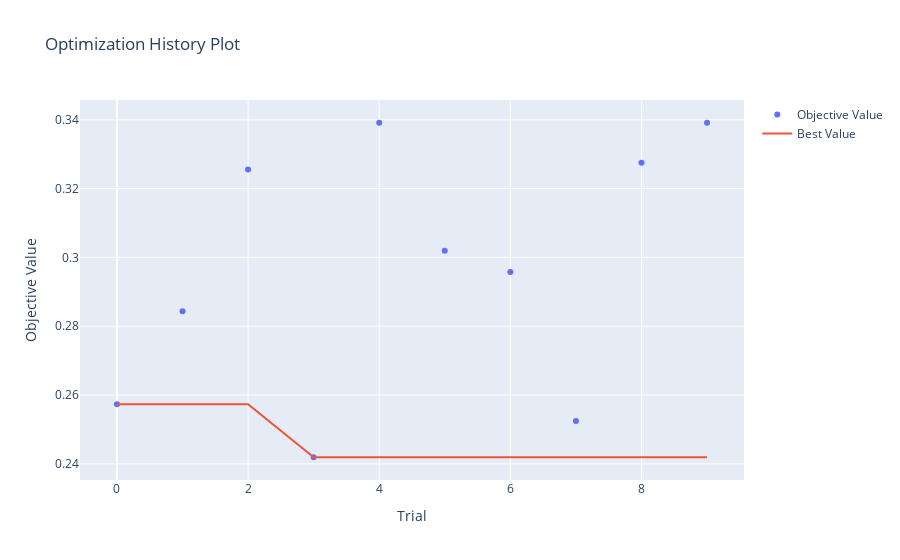
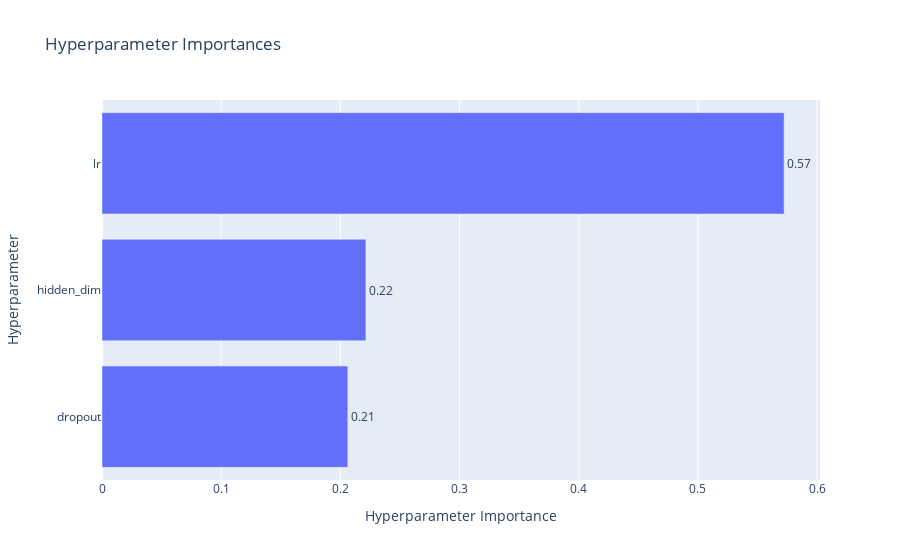
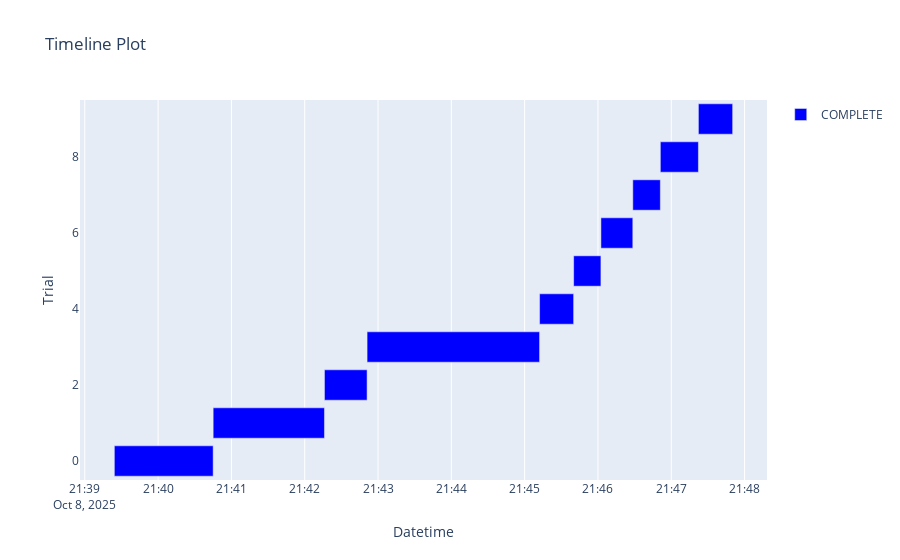
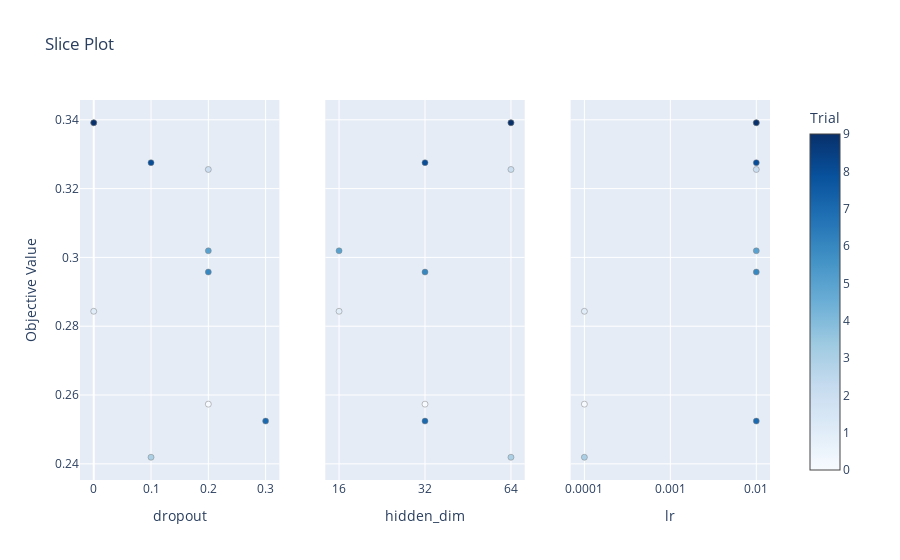

Source (notebook cell) for these figures, in order:
### Code cell
# For darts
plot_optimization_history(study).show() 
plot_param_importances(study).show()    
plot_timeline(study).show() 
plot_slice(study).show()

### Figure 1 — Plotly figure (JSON) as saved in the notebook; plotly's stock layout.template omitted (floating-point values rounded to 4 significant figures)
{"data": [{"mode": "markers", "name": "Objective Value", "type": "scatter", "x": [0, 1, 2, 3, 4, 5, 6, 7, 8, 9], "y": [0.2573, 0.2843, 0.3256, 0.2419, 0.3391, 0.3019, 0.2957, 0.2524, 0.3275, 0.3391]}, {"mode": "lines", "name": "Best Value", "type": "scatter", "x": [0, 1, 2, 3, 4, 5, 6, 7, 8, 9], "y": [0.2573, 0.2573, 0.2573, 0.2419, 0.2419, 0.2419, 0.2419, 0.2419, 0.2419, 0.2419]}, {"marker": {"color": "#cccccc"}, "mode": "markers", "name": "Infeasible Trial", "showlegend": false, "type": "scatter", "x": [], "y": []}], "layout": {"title": {"text": "Optimization History Plot"}, "xaxis": {"title": {"text": "Trial"}}, "yaxis": {"title": {"text": "Objective Value"}}}}

### Figure 2 — Plotly figure (JSON) as saved in the notebook; plotly's stock layout.template omitted (floating-point values rounded to 4 significant figures)
{"data": [{"cliponaxis": false, "hovertemplate": ["dropout (FloatDistribution): 0.2062391354148144<extra></extra>", "hidden_dim (CategoricalDistribution): 0.22143943582248773<extra></extra>", "lr (CategoricalDistribution): 0.5723214287626978<extra></extra>"], "name": "Objective Value", "orientation": "h", "text": ["0.21", "0.22", "0.57"], "textposition": "outside", "type": "bar", "x": [0.2062, 0.2214, 0.5723], "y": ["dropout", "hidden_dim", "lr"]}], "layout": {"title": {"text": "Hyperparameter Importances"}, "xaxis": {"title": {"text": "Hyperparameter Importance"}}, "yaxis": {"title": {"text": "Hyperparameter"}}}}

### Figure 3 — Plotly figure (JSON) as saved in the notebook; plotly's stock layout.template omitted (floating-point values rounded to 4 significant figures)
{"data": [{"base": ["2025-10-08T21:39:24.193566", "2025-10-08T21:40:45.068621", "2025-10-08T21:42:16.157486", "2025-10-08T21:42:51.048915", "2025-10-08T21:45:12.224650", "2025-10-08T21:45:40.101973", "2025-10-08T21:46:02.429075", "2025-10-08T21:46:28.518632", "2025-10-08T21:46:51.068372", "2025-10-08T21:47:22.217895"], "hovertemplate": "%{text}<extra>COMPLETE</extra>", "marker": {"color": "blue"}, "name": "COMPLETE", "orientation": "h", "text": ["{<br>  \"number\": 0,<br>  \"values\": [<br>    0.2573452591896057<br>  ],<br>  \"params\": {<br>    \"hidden_dim\": 32,<br>    \"dropout\": 0.2,<br>    \"lr\": 0.0001<br>  }<br>}", "{<br>  \"number\": 1,<br>  \"values\": [<br>    0.28433629870414734<br>  ],<br>  \"params\": {<br>    \"hidden_dim\": 16,<br>    \"dropout\": 0.0,<br>    \"lr\": 0.0001<br>  }<br>}", "{<br>  \"number\": 2,<br>  \"values\": [<br>    0.3255566358566284<br>  ],<br>  \"params\": {<br>    \"hidden_dim\": 64,<br>    \"dropout\": 0.2,<br>    \"lr\": 0.01<br>  }<br>}", "{<br>  \"number\": 3,<br>  \"values\": [<br>    0.24191126227378845<br>  ],<br>  \"params\": {<br>    \"hidden_dim\": 64,<br>    \"dropout\": 0.1,<br>    \"lr\": 0.0001<br>  }<br>}", "{<br>  \"number\": 4,<br>  \"values\": [<br>    0.33913829922676086<br>  ],<br>  \"params\": {<br>    \"hidden_dim\": 64,<br>    \"dropout\": 0.0,<br>    \"lr\": 0.01<br>  }<br>}", "{<br>  \"number\": 5,<br>  \"values\": [<br>    0.30191871523857117<br>  ],<br>  \"params\": {<br>    \"hidden_dim\": 16,<br>    \"dropout\": 0.2,<br>    \"lr\": 0.01<br>  }<br>}", "{<br>  \"number\": 6,<br>  \"values\": [<br>    0.2957439124584198<br>  ],<br>  \"params\": {<br>    \"hidden_dim\": 32,<br>    \"dropout\": 0.2,<br>    \"lr\": 0.01<br>  }<br>}", "{<br>  \"number\": 7,<br>  \"values\": [<br>    0.25242865085601807<br>  ],<br>  \"params\": {<br>    \"hidden_dim\": 32,<br>    \"dropout\": 0.3,<br>    \"lr\": 0.01<br>  }<br>}", "{<br>  \"number\": 8,<br>  \"values\": [<br>    0.327534556388855<br>  ],<br>  \"params\": {<br>    \"hidden_dim\": 32,<br>    \"dropout\": 0.1,<br>    \"lr\": 0.01<br>  }<br>}", "{<br>  \"number\": 9,<br>  \"values\": [<br>    0.33913829922676086<br>  ],<br>  \"params\": {<br>    \"hidden_dim\": 64,<br>    \"dropout\": 0.0,<br>    \"lr\": 0.01<br>  }<br>}"], "textposition": "none", "type": "bar", "x": [80870.0, 91090.0, 34890.0, 141200.0, 27880.0, 22330.0, 26090.0, 22550.0, 31150.0, 28020.0], "y": [0, 1, 2, 3, 4, 5, 6, 7, 8, 9]}], "layout": {"showlegend": true, "title": {"text": "Timeline Plot"}, "xaxis": {"title": {"text": "Datetime"}, "type": "date"}, "yaxis": {"title": {"text": "Trial"}}}}

### Figure 4 — Plotly figure (JSON) as saved in the notebook; plotly's stock layout.template omitted (floating-point values rounded to 4 significant figures)
{"data": [{"marker": {"color": [0, 1, 2, 3, 4, 5, 6, 7, 8, 9], "colorbar": {"title": {"text": "Trial"}, "x": 1, "xpad": 40}, "colorscale": [[0, "rgb(247,251,255)"], [0.125, "rgb(222,235,247)"], [0.25, "rgb(198,219,239)"], [0.375, "rgb(158,202,225)"], [0.5, "rgb(107,174,214)"], [0.625, "rgb(66,146,198)"], [0.75, "rgb(33,113,181)"], [0.875, "rgb(8,81,156)"], [1, "rgb(8,48,107)"]], "line": {"color": "Grey", "width": 0.5}, "showscale": true}, "mode": "markers", "name": "Feasible Trial", "showlegend": false, "type": "scatter", "x": [0.2, 0, 0.2, 0.1, 0, 0.2, 0.2, 0.3, 0.1, 0], "xaxis": "x", "y": [0.2573, 0.2843, 0.3256, 0.2419, 0.3391, 0.3019, 0.2957, 0.2524, 0.3275, 0.3391], "yaxis": "y"}, {"marker": {"color": [0, 1, 2, 3, 4, 5, 6, 7, 8, 9], "colorbar": {"title": {"text": "Trial"}, "x": 1, "xpad": 40}, "colorscale": [[0, "rgb(247,251,255)"], [0.125, "rgb(222,235,247)"], [0.25, "rgb(198,219,239)"], [0.375, "rgb(158,202,225)"], [0.5, "rgb(107,174,214)"], [0.625, "rgb(66,146,198)"], [0.75, "rgb(33,113,181)"], [0.875, "rgb(8,81,156)"], [1, "rgb(8,48,107)"]], "line": {"color": "Grey", "width": 0.5}, "showscale": false}, "mode": "markers", "name": "Feasible Trial", "showlegend": false, "type": "scatter", "x": [32, 16, 64, 64, 64, 16, 32, 32, 32, 64], "xaxis": "x2", "y": [0.2573, 0.2843, 0.3256, 0.2419, 0.3391, 0.3019, 0.2957, 0.2524, 0.3275, 0.3391], "yaxis": "y2"}, {"marker": {"color": [0, 1, 2, 3, 4, 5, 6, 7, 8, 9], "colorbar": {"title": {"text": "Trial"}, "x": 1, "xpad": 40}, "colorscale": [[0, "rgb(247,251,255)"], [0.125, "rgb(222,235,247)"], [0.25, "rgb(198,219,239)"], [0.375, "rgb(158,202,225)"], [0.5, "rgb(107,174,214)"], [0.625, "rgb(66,146,198)"], [0.75, "rgb(33,113,181)"], [0.875, "rgb(8,81,156)"], [1, "rgb(8,48,107)"]], "line": {"color": "Grey", "width": 0.5}, "showscale": false}, "mode": "markers", "name": "Feasible Trial", "showlegend": false, "type": "scatter", "x": [0.0001, 0.0001, 0.01, 0.0001, 0.01, 0.01, 0.01, 0.01, 0.01, 0.01], "xaxis": "x3", "y": [0.2573, 0.2843, 0.3256, 0.2419, 0.3391, 0.3019, 0.2957, 0.2524, 0.3275, 0.3391], "yaxis": "y3"}], "layout": {"title": {"text": "Slice Plot"}, "xaxis": {"anchor": "y", "domain": [0, 0.2889], "title": {"text": "dropout"}}, "xaxis2": {"anchor": "y2", "categoryarray": [16, 32, 64], "categoryorder": "array", "domain": [0.3556, 0.6444], "title": {"text": "hidden_dim"}, "type": "category"}, "xaxis3": {"anchor": "y3", "categoryarray": [0.0001, 0.001, 0.01], "categoryorder": "array", "domain": [0.7111, 1], "title": {"text": "lr"}, "type": "category"}, "yaxis": {"anchor": "x", "domain": [0, 1], "title": {"text": "Objective Value"}}, "yaxis2": {"anchor": "x2", "domain": [0, 1], "matches": "y", "showticklabels": false}, "yaxis3": {"anchor": "x3", "domain": [0, 1], "matches": "y", "showticklabels": false}}}
